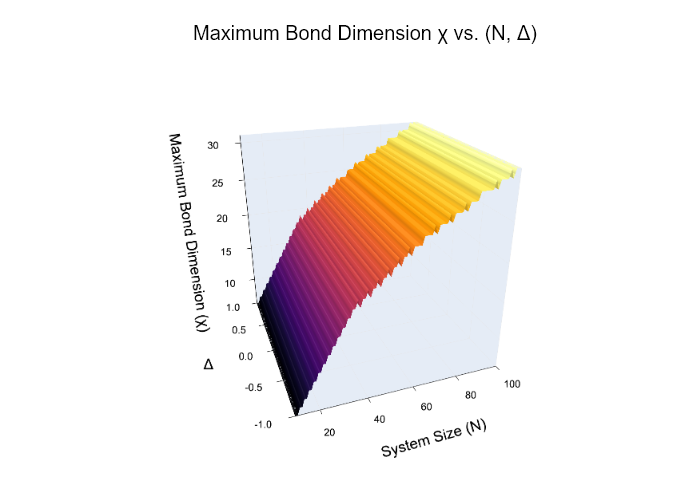

Generate this figure with Julia:
using JLD2, Plots, Colors

filename = joinpath(@__DIR__, "surface_plot_delta_data.jld2")

function load_data_and_plot(data_file)
    println("Loading data from $data_file...")
    if !isfile(data_file)
        println("Error: Data file '$data_file' not found.")
        println("Please run 'surface_plot_delta.jl' first to generate the data.")
        return 
    end
    
    data = load(data_file)
    max_bond_dims = data["max_bond_dims"]
    N_range = data["N_range"]
    delta_range = data["delta_range"]

    N_values = collect(N_range)
    delta_values = collect(delta_range) 

    plotlyjs() 
    
    plt = plot(N_values, delta_values, max_bond_dims',
        st=:surface,
        title="Maximum Bond Dimension χ vs. (N, Δ)",
        xlabel="System Size N",
        ylabel="Anisotropy Δ",  
        zlabel="Max Bond Dimension χ",
        camera=(-25, 25),      
        c=cgrad(:inferno),    
        legend=false,
        automargin = true,
        autosize = true,
    )
    
    output_filename = joinpath(@__DIR__, "surface_plot_delta_plot.png")
    # output_filename = joinpath(@__DIR__, "surface_plot_delta_plot.html")
    savefig(plt, output_filename)
    println("Plot saved successfully to $output_filename")
end

println("--- Loading and Plotting from File ---")
load_data_and_plot(filename)
println("Plotting script finished.\n")

